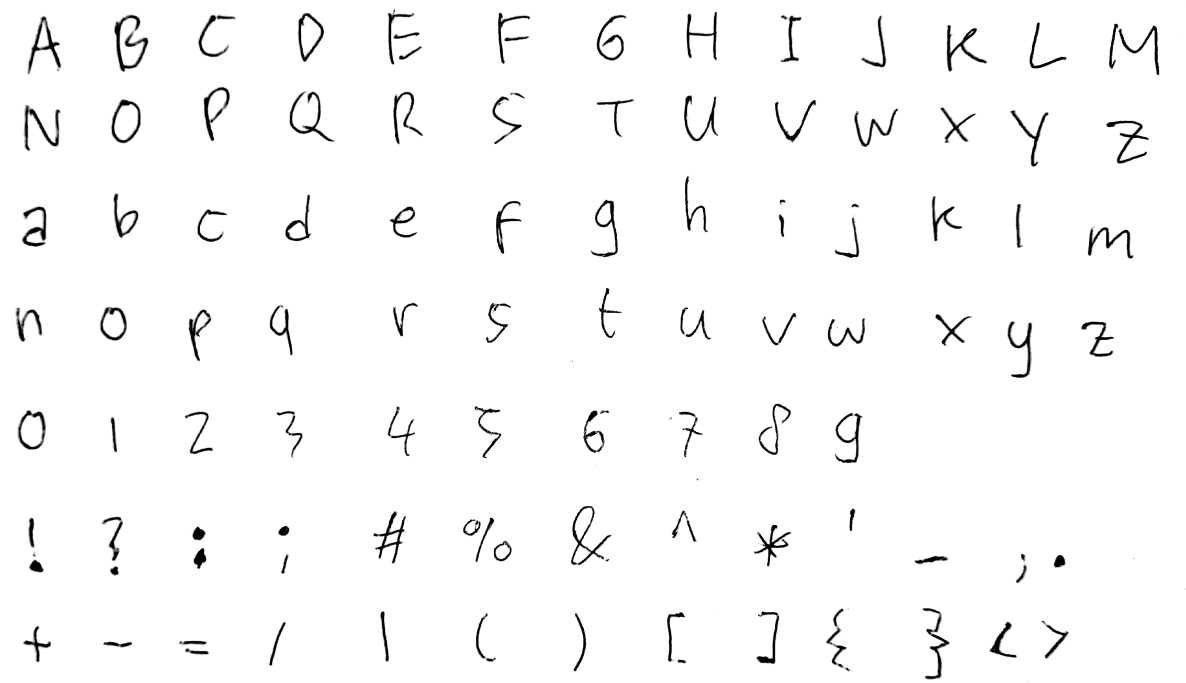
#> input picture alphabet/alphabet2_1.jpg, 3556 x 2048 px (shown at 1/3 size)
$ python test.py
#> lines starting #> are read from the running program, lines starting #| are printed output that depends on the picture; after the words box and inside, x2 and y2 are one past the last pixel; in counts of white or black regions, pixels touching at a corner belong together
### handwriter.py
# handwriter.py
import numpy as np
import cv2
import datetime
import random

class Page:
    """
    Creates a drawable blank Page object
    :Parameters:
        width, height: int
            Specifies the canvas size in pixels
        margin: tuple of int
            Specifies the margin of the page
            Format is (top,left,right,bottom)
    """
    def __init__(self, width, height, margin=(254,254,254,254)):
        self._width = width
        self._height = height
        self._canvas = np.ones([height,width,3], dtype='uint8') * 255
        self._margin = margin
        self._xcursor = margin[1]
        self._ycursor = margin[0]
        CHARSET =   {
            'A': [], 'B': [], 'C': [], 'D': [], 'E': [], 'F': [], 'G': [], 'H': [], 'I': [], 'J': [], 'K': [], 'L': [], 'M': [],
            'N': [], 'O': [], 'P': [], 'Q': [], 'R': [], 'S': [], 'T': [], 'U': [], 'V': [], 'W': [], 'X': [], 'Y': [], 'Z': [],
            'a': [], 'b': [], 'c': [], 'd': [], 'e': [], 'f': [], 'g': [], 'h': [], 'i': [], 'j': [], 'k': [], 'l': [], 'm': [],
            'n': [], 'o': [], 'p': [], 'q': [], 'r': [], 's': [], 't': [], 'u': [], 'v': [], 'w': [], 'x': [], 'y': [], 'z': [],
            '0': [], '1': [], '2': [], '3': [], '4': [], '5': [], '6': [], '7': [], '8': [], '9': [],
            '!': [], '?': [], ':': [], ';': [], '#': [], '%': [], '&': [], '^': [], '*': [], "'": [], '_': [], ',': [], '.': [],
            '+': [], '-': [], '=': [], '/': [], '|': [], '(': [], ')': [], '[': [], ']': [], '{': [], '}': [], '<': [], '>': []
                    }
        self._CHARSET = CHARSET
        self._keylist = [key for key in CHARSET.keys()]
        self._normalized = False
        self._prev_charset = {}
        self._prev_font_size = None

    def extract(self, filename, threshold1 = 0.01, threshold2 = 0.01, tries = 0):
        """
        Cut sample characters into charset
        """
#> called with filename = 'alphabet/alphabet2_1.jpg', threshold1 = 0.01, threshold2 = 0.01, tries = 0
        def _getPoints(arr, length, thres=0.01):
            """
            Returns the cropping points for a character
            """
            res = []
            last = -1
            for i in range(length-1):
                if arr[i].all() and not arr[i+1].all():
                    last = i+1
                elif arr[i+1].all() and not arr[i].all() and i+1-last > thres*length and last != -1:
                    res.append([last, i+1])
                    last = -1
            return res

        def _cleanse(arr):
            """
            Remove whites
            """
            isWhite = (arr==255)
            h, w = arr.shape[0:2]
            t, b, l, r = 0, h, 0, w

            if isWhite[t].all():
                for i in range(h-1):
                    if not isWhite[i+1].all() and isWhite[i].all():
                        t = i+1
                        break
            if isWhite[b-1].all():
                for i in range(h-1,-1,-1):
                    if not isWhite[i-1].all() and isWhite[i].all():
                        b = i
                        break
            isWhite = isWhite.transpose()
            if isWhite[l].all():
                for i in range(w-1):
                    if not isWhite[i+1].all() and isWhite[i].all():
                        l = i+1
                        break
            if isWhite[r-1].all():
                for i in range(w-1,-1,-1):
                    if not isWhite[i-1].all() and isWhite[i].all():
                        r = i
                        break
            return arr[t:b,l:r]

        img = cv2.imread(filename, cv2.IMREAD_GRAYSCALE)
#> img is the input picture: shape (2048, 3556); min 0, max 255, mean 248.6
        checker = [13,13,13,13,10,13,13]
        p = _getPoints((img == 128), img.shape[0], threshold1)
#> after the loop in _getPoints, `for i in range(length-1):`: res = []
#> p = []
        while len(p) != len(checker):
            threshold1 *= (1-0.1*(len(checker)-len(p)))
            # print(f"BAD IMAGE: {len(checker)-len(p)} row(s) is missing")
            tries += 1
            p = _getPoints((img == 255), img.shape[0], threshold1)
            if tries >= 100:
                raise Exception("ERROR: IMAGE UNRECOGNIZED")
#> this loop made 4 passes
#> threshold1 on passes 1 to 4: 0.003, 0.0033, 0.00363, 0.00399
#> after the loop, threshold1 = 0.00399; tries = 4
        counter = 0
        for i in range(len(p)):
            q = img[p[i][0]:p[i][1],:]
            isWhite = (q.transpose() == 255)
            point = _getPoints(isWhite, isWhite.shape[0], threshold2)
            while len(point) != checker[i]:
                threshold2 *= (1-0.1*(checker[i]-len(point)))
                # print(f"BAD IMAGE on row {i}: {checker[i]-len(point)} col(s) is missing")
                tries += 1
                point = _getPoints(isWhite, isWhite.shape[0], threshold2)
                if tries >= 100:
                    raise Exception("ERROR: IMAGE UNRECOGNIZED")
            for j in range(len(point)):
                r = q[:,point[j][0]:point[j][1]]
                r = _cleanse(r)
                self._CHARSET[self._keylist[counter]].append(r)
                counter += 1
#> this loop made 7 passes
#> pass 1, in extract, `isWhite = (q.transpose() == 255)`:
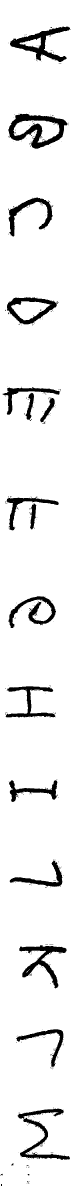
#> isWhite: shape (3556, 211) bool (shown at 1/3 size); 92.5% white; 378 black regions (359 under 20 px), largest, box (x1, y1, x2, y2) and area: (25, 341, 203, 446) 7259, (30, 80, 211, 186) 5807, (57, 2836, 200, 2965) 4746
#> after the loop:
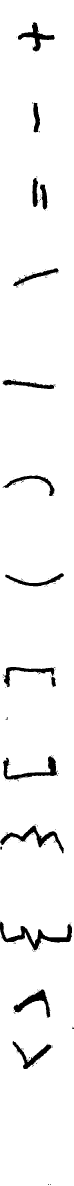
#> isWhite: shape (3556, 222) bool (shown at 1/3 size); 95.9% white; 207 black regions (189 under 20 px), largest, box (x1, y1, x2, y2) and area: (0, 2765, 216, 2852) 4637, (1, 2476, 192, 2560) 3417, (9, 2269, 171, 2339) 3177
#> after the loop, counter = 88; threshold2 = 0.00648; tries = 7
        self._normalized = False
#> self._normalized = False

    def draw(self, text, font_size, color=np.uint8([0,0,0])):
        """
        Draws string of text into the canvas
        :Parameters:
            text: str
                Text to be drawn
            font_size: int
                Size of the drawn charset
            color: tuple of uint8, RGB format
                Color of text
        """
        def _normalize(font):
            if type(font) != type({}):
                return
            height_UPPER09 = max([x.shape[0] for x in font['A']])
            height_lowsmol = max([x.shape[0] for x in font['a']])
            height_lowtall = 1.2*max([x.shape[0] for x in font['f']])
            height_symsmol = 2*max([x.shape[0] for x in font['=']])
            height_symmini = 0.3*max([x.shape[0] for x in font[',']])
            for key in font.keys():
                if key in 'ABCDEFGHIJKLMNOPQRSTUVWXYZ0123456789!?()[]{}/|#%&':
                    height = height_UPPER09
                elif key in 'aceimnorsuvwxz':
                    height = height_lowsmol
                elif key in 'bdfghjklpqty':
                    height = height_lowtall
                elif key in '+=<>:;^*':
                    height = height_symsmol
                elif key in "-'_,.":
                    height = height_symmini
                for i in range(len(font[key])):
                    h, w = font[key][i].shape[0:2]
                    font[key][i] = cv2.resize(font[key][i], (int(height/h*w), int(height)), interpolation = cv2.INTER_LINEAR)
            return font

        def _edit_charset(charset, size, color):
            res_charset = {}
            for key in charset.keys():
                res_charset[key] = []
                for i in range(len(charset[key])):
                    res = np.ndarray([charset[key][i].shape[0],charset[key][i].shape[1],3], dtype = 'uint8')
                    res[:,:,0] = (charset[key][i] <= 64) * (charset[key][i] / 255 * (255-color[2]) + color[2]) + (charset[key][i] > 64) * 255
                    res[:,:,1] = (charset[key][i] <= 64) * (charset[key][i] / 255 * (255-color[1]) + color[1]) + (charset[key][i] > 64) * 255
                    res[:,:,2] = (charset[key][i] <= 64) * (charset[key][i] / 255 * (255-color[0]) + color[0]) + (charset[key][i] > 64) * 255
                    res = np.uint8(res)
                    h, w = res.shape[0:2]
                    res_charset[key].append( cv2.resize(res, (int(w/300*size),int(h/300*size)), interpolation = cv2.INTER_AREA) )
            return res_charset

        def _put(char, canvas, x, y, offset):
            # canvas[y+1,x:x+char.shape[1],:] = np.zeros([1,char.shape[1],3], dtype='uint8')
            y += int(offset)
            canvas[y-char.shape[0]:y,x:x+char.shape[1],:] &= char[:,:,:]
            return canvas

        color = np.uint8(color)
        font_size = int(4/3 * font_size)
        charset = self._CHARSET if self._normalized else _normalize(self._CHARSET)
        self._normalized = True
        if self._prev_font_size != font_size:
            charset = _edit_charset(self._CHARSET, font_size, color)
            self._prev_charset = charset
        else:
            charset = self._prev_charset
        self._prev_font_size = font_size
        linebreak = int(1.5*font_size)
        whitespace = int(0.5*font_size)
        startx = self._xcursor
        starty = self._ycursor
        for char in text:
            if char in self._keylist:
                char_offset = 0 # vertical offset
                if char in 'fgjpqy':
                    char_offset = 0.4
                elif char in '+-=<>:;*':
                    char_offset = -0.2
                elif char in "^'":
                    char_offset = -0.6
                startx += int(random.uniform(-1,1)*0.15*font_size)
                starty += int(random.normalvariate(random.uniform(-0.2,0.2),0.35)*0.1*font_size)
                c = charset[char][random.randint(0,len(charset[char])-1)]

                if startx+c.shape[1] >= self._canvas.shape[1]-self._margin[2]:
                    startx = self._margin[1] + int(random.uniform(-1,1)*0.1*font_size)
                    starty += linebreak
                if starty >= self._canvas.shape[0]-self._margin[3]:
                    continue
                self._canvas = _put(c, self._canvas, startx, starty+font_size, char_offset*font_size)
                startx += c.shape[1]
            elif char == '\n':
                startx = self._margin[1] + int(random.uniform(-1,1)*0.1*font_size)
                starty += linebreak
            elif char == ' ':
                startx += whitespace + int(random.uniform(0,1)*0.1*font_size)
            elif char == '\t':
                startx += 4 * (whitespace + int(random.uniform(0,1)*0.1*font_size))
            else:
                startx += whitespace + int(random.uniform(0,1)*0.1*font_size)
                print(f"character '{char}' not yet provided")
        self._canvas = np.uint8(self._canvas)
        self._xcursor = self._margin[1]
        self._ycursor = starty
        self._prev_font_size = font_size

    # [7 lines left out: function show, not called in this run]

    def save(self, filename='canvas.jpg'):
        """
        Save the canvas as an image file
        """
        cv2.imwrite(filename, self._canvas)

### test.py
# test.py
import handwriter
import datetime

page = handwriter.Page(2100,2970,[150, 150, 150, 150])
page.extract('alphabet/alphabet2_1.jpg')
page.extract('alphabet/alphabet2_2.jpg')
#> call 2 of extract, with filename = 'alphabet/alphabet2_2.jpg', threshold1 = 0.01, threshold2 = 0.01, tries = 0
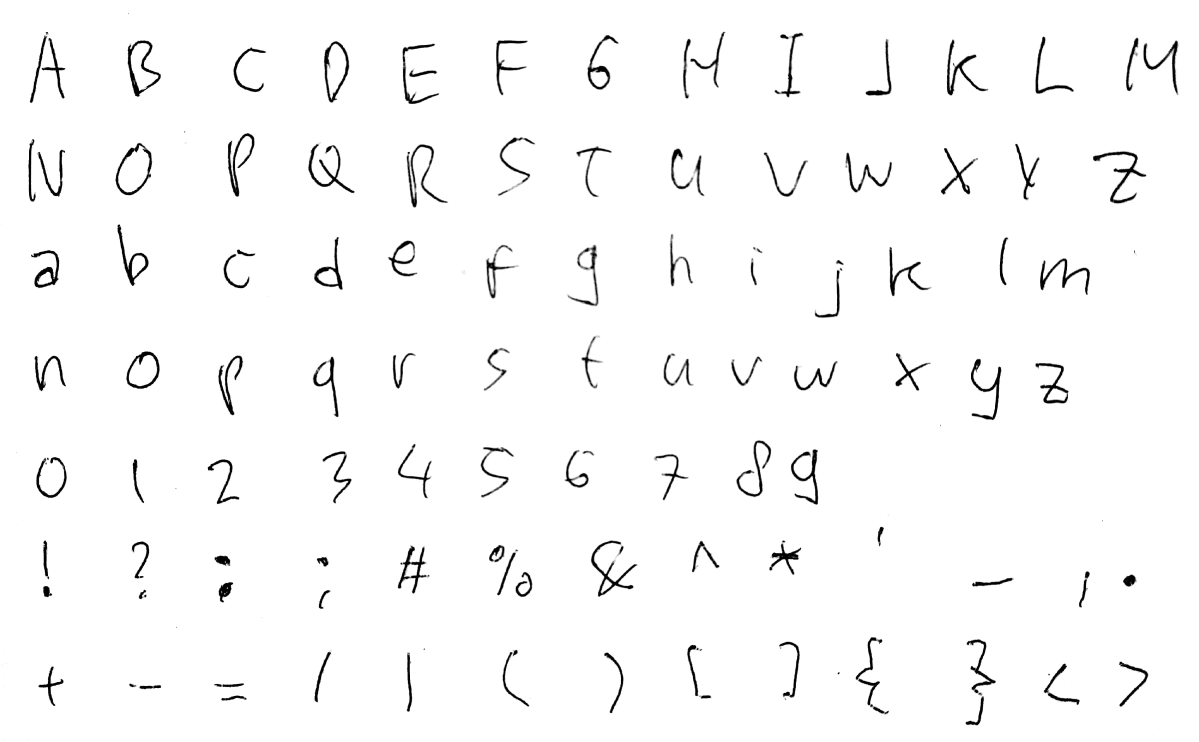
#> input picture alphabet/alphabet2_2.jpg, 3596 x 2224 px (shown at 1/3 size)
#> in extract, img is the input picture: shape (2224, 3596); min 0, max 255, mean 248.8
#> in extract (call 2), `p = _getPoints((img == 128), img.shape[0], threshold1)`: p = []
#> the loop in extract (call 2), `while len(p) != len(checker):` made 3 passes
#> threshold1 on passes 1 to 3: 0.003, 0.0045, 0.00495
#> after the loop in extract (call 2), `while len(p) != len(checker):`: threshold1 = 0.00495; tries = 3
#> the loop in extract (call 2), `for i in range(len(p)):` made 7 passes
#> pass 1, in _cleanse (call 89), `isWhite = (arr==255)`:
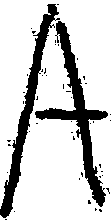
#> isWhite: shape (220, 111) bool; 80.6% white; 46 black regions (44 under 20 px), largest, box (x1, y1, x2, y2) and area: (35, 21, 108, 207) 2513, (0, 4, 60, 218) 2088
#> pass 1, in _cleanse (call 89), `isWhite = isWhite.transpose()`:
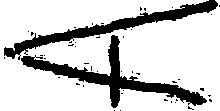
#> isWhite: shape (111, 220) bool; 80.6% white; 46 black regions (44 under 20 px), largest, box (x1, y1, x2, y2) and area: (21, 35, 207, 108) 2513, (4, 0, 218, 60) 2088
#> after the loop in extract (call 2), `for i in range(len(p)):`:
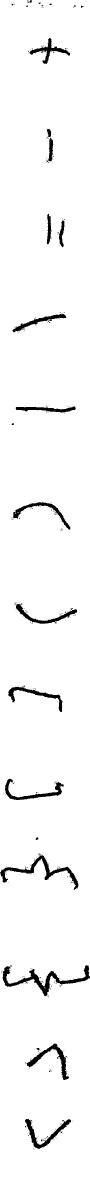
#> isWhite: shape (3596, 269) bool (shown at 1/3 size); 96.6% white; 328 black regions (301 under 20 px), largest, box (x1, y1, x2, y2) and area: (7, 2896, 269, 2989) 4987, (0, 2566, 235, 2670) 3892, (80, 3131, 208, 3240) 2717
with open('lorem ipsum.txt', 'r') as f:
#> (reads lorem ipsum.txt from the repository)
    for foo in f:
        page.draw(foo, 45, color=(0,50,120))
page.save('result/canvas.jpg')
#> in save, `cv2.imwrite(filename, self._canvas)`:
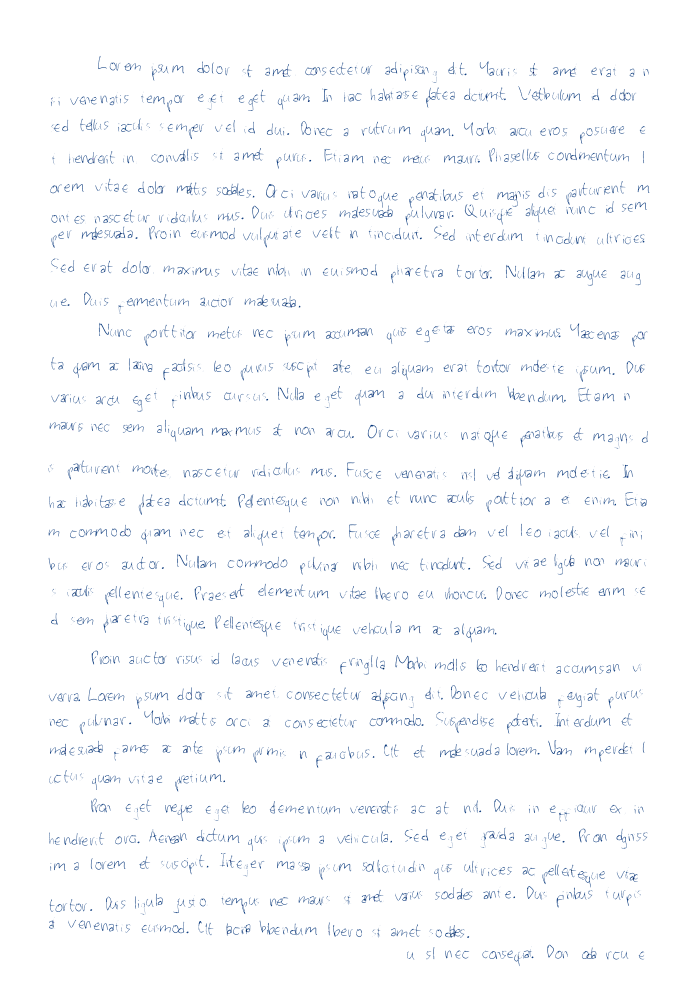
#> saved as canvas.jpg: shape (2970, 2100, 3) (shown at 1/3 size); mean B, G, R 252, 250.4, 249.3
